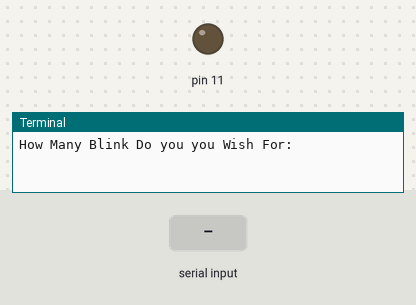
A program run on a simulated Raspberry Pi (header pin numbers). On the bench: output pins drawn as LEDs (lit = HIGH), the last lines printed to the terminal. Dashed ring = blinking. Inputs (shaded band) come from the test bench.

Above: at 1.2 s.
1.3 s: "5" typed at the terminal, then Enter
At 1.8 s:
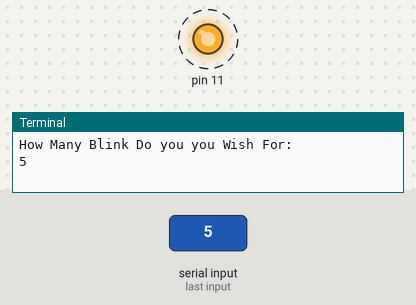
Timing chart, 0 to 11.8 s (numbered marks = the images above; inputs shaded):
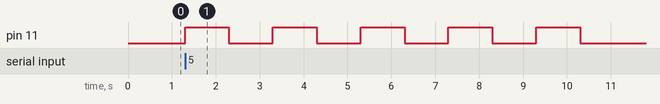

Measured:
- after the input at 1.3 s, pin 11: alternates HIGH for 1.0 s and LOW for 1.0 s, starting at once

The program:

myBlink.py
```python
import RPi.GPIO as GPIO
import time
cont='Y'
GPIO.setmode(GPIO.BOARD)
GPIO.setup(11,GPIO.OUT)
while cont=='Y':
       numBlink=int(input("How Many Blink Do you you Wish For: "))
       for i in range(0,numBlink):
             GPIO.output(11,True)
             time.sleep(1)
             GPIO.output(11,False)
             time.sleep(1)
       cont=input('Do You Want to Continue: (Y for Yes and N for No): ')
GPIO.cleanup()
```
